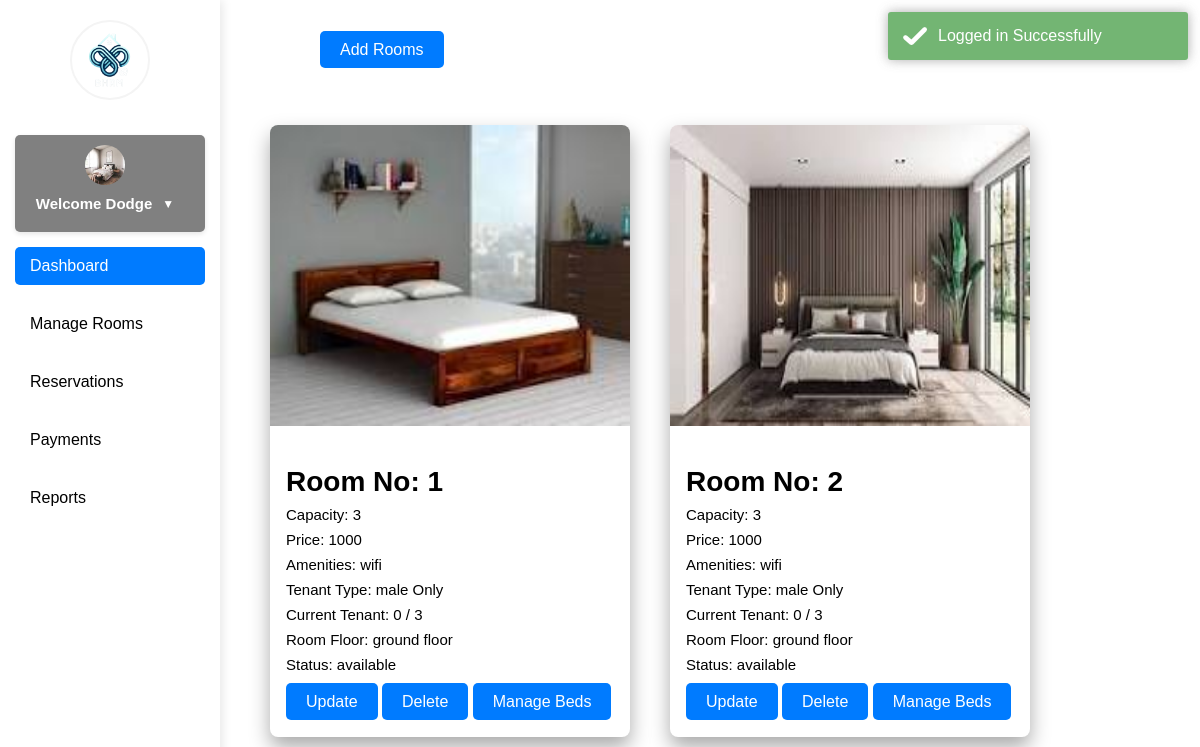
/manageroom.php (signed in), run on an earlier commit of the app's database.
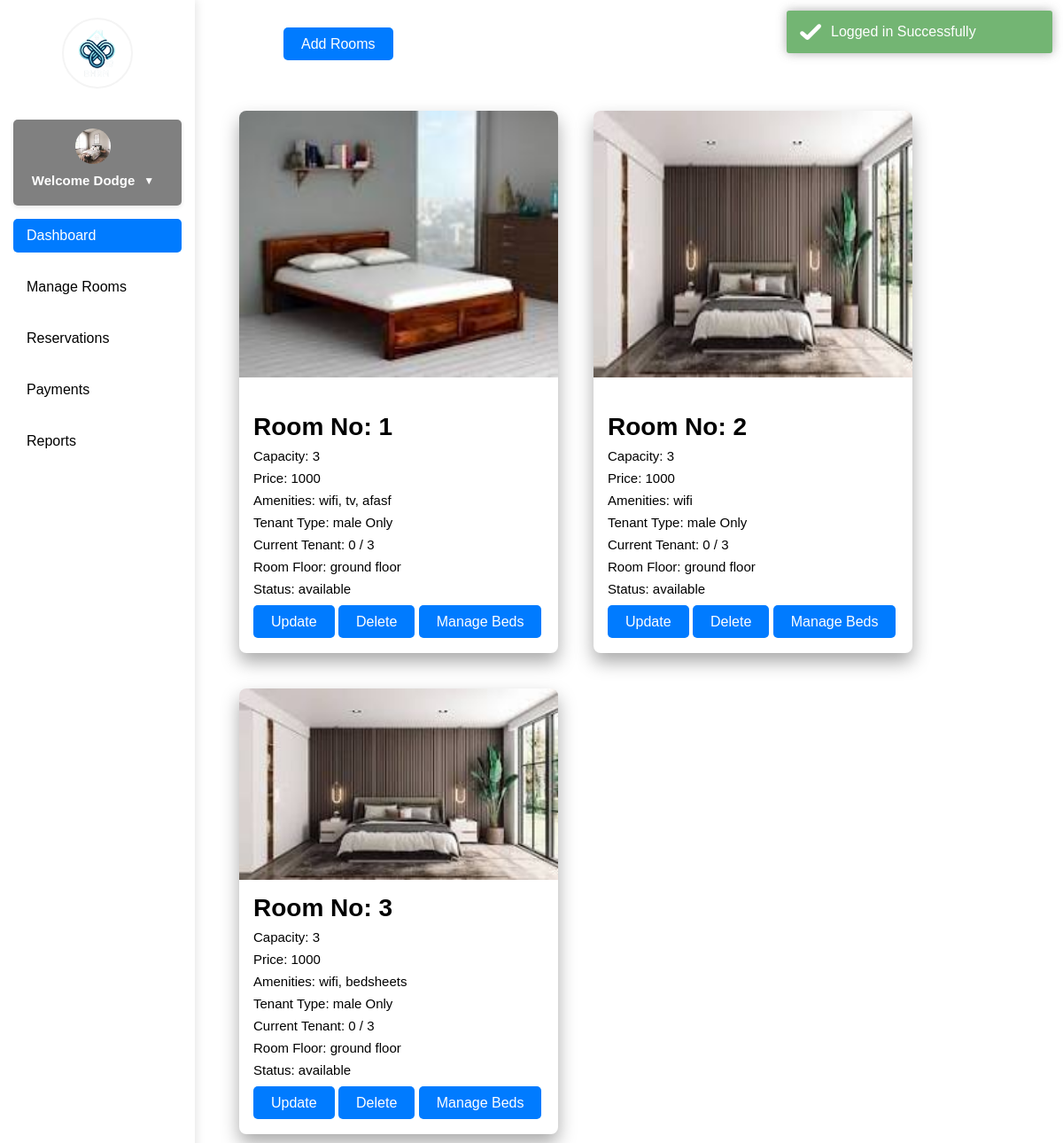
And on a later commit of the database.
### tables this page shows
CREATE TABLE `users` (
  `id` int(11) NOT NULL,
  `fname` varchar(50) NOT NULL,
  `lname` varchar(50) NOT NULL,
  `uname` varchar(50) NOT NULL,
  `pass` varchar(50) NOT NULL,
  `role` varchar(50) NOT NULL,
  `hname` varchar(255) NOT NULL
);

CREATE TABLE `rooms` (
  `id` int(11) NOT NULL,
  `room_no` int(255) NOT NULL,
  `capacity` int(255) NOT NULL,
  `current_tenant` int(255) NOT NULL,
  `amenities` varchar(255) NOT NULL,
  `tenant_type` varchar(255) NOT NULL,
  `room_floor` varchar(255) NOT NULL,
  `price` int(255) NOT NULL,
  `image` varchar(255) NOT NULL,
  `status` varchar(255) NOT NULL,
  `hname` varchar(255) NOT NULL,
  `owner` varchar(255) NOT NULL
);

### manageroom.php (the view, shortened to what this page needs)
<?php
require 'php/connection.php';
if(!empty($_SESSION["uname"]) && $_SESSION["role"] == 'landlord'){
    echo "
    <script src='jquery.min.js'></script>
    <link rel='stylesheet' href='toastr.min.css'/>
    <script src='toastr.min.js'></script>
    <script>
        $(document).ready(function() {
            // Check if the login message should be displayed
            " . (isset($_SESSION['login_message_displayed']) ? "toastr.success('Logged in Successfully');" : "") . "
        });
    </script>
    ";
}else{
    header('location: index.php');
}
?>
<!DOCTYPE html>
<html lang="en">
<head>
</head>
<body>
    <?php include 'navigationbar.php'; ?>
    <div class="section2">
        <div class="button">
            <a href='php/roomfunction.php' class='btn'>Add Rooms</a>
        </div>
    </div>
    <div class="section3">
        <?php
            $hname = $_SESSION['hname'];
            $query = "SELECT * FROM rooms WHERE hname = '$hname' order by room_no";
            $result = mysqli_query($conn, $query);
            if ($result && mysqli_num_rows($result) > 0) {
                while ($fetch = mysqli_fetch_assoc($result)) {
                    $id = $fetch['id'];
                    $roomno = $fetch['room_no'];
            ?>
            <div class="card">
                <img src="<?php echo $fetch['image']?>" width="20%" class="card-img-top" alt="Room Image">
                <div class="card-content">
                    <h5>Room No: <?php echo $fetch['room_no']?></h5>
                    <p>Capacity: <?php echo $fetch['capacity']?></p>
                    <p>Price: <?php echo $fetch['price']?></p>
                    <p>Amenities: <?php echo $fetch['amenities']?></p>
                    <p>Tenant Type:  <?php echo $fetch['tenant_type']?> Only </p>
                    <p>Current Tenant: <?php echo $fetch['current_tenant']; ?> / <?php echo $fetch['capacity']?> </p>
                    <p>Room Floor:  <?php echo $fetch['room_floor']?> </p>
                    <p>Status: <?php echo $fetch['status']?></p>
                    <div class="room-btn">
                        <a href='php/roomfunction.php?rupdate=<?php echo $id;?>' class='btn btn-warning'>Update</a>
                        <a href='php/roomfunction.php?rdelete=<?php echo $id;?>' class='btn btn-danger'>Delete</a>
                        <a href='managebeds.php?roomno=<?php echo $roomno;?>' class='btn btn-warning'>Manage Beds</a>
                    </div>
                </div>
            </div>
        <?php } } ?>
    </div>
</body>
</html>

### navigationbar.php (shortened to what this page needs)
<!DOCTYPE html>
<html lang="en">
<head>
</head>
<body>
    <?php
        if(!empty($_SESSION['uname'])){
            $uname = $_SESSION['uname'];
            $query = "select * from users where uname = '$uname'";
            $result = mysqli_query($conn, $query);
            $fetch = mysqli_fetch_assoc($result);
        }
    ?>
<!DOCTYPE html>
<html lang="en">
<head>
</head>
<body>
    <nav class="navbar">
        <a class="navbar-brand" href="#">
            <img src="/bhrm-main/images/logo.png" alt="Logo">
        </a>
        <ul class="nav-links">
        <div class="li-background">
            <li class="dropdown">
                <img src="/bhrm-main/beds/dfghdfh.jpg" alt="Profile">
            </li>
            <li class="dropdown">
                <div class="dropdown-toggle">
                    <span class="username"> Welcome <?php echo $fetch['fname']; ?></span>
                    <span>▼</span>
                </div>
            </li>
        </div>
            <li><a class="nav-link active" href="dashboard.php">Dashboard</a></li>
            <li><a class="nav-link" href="manageroom.php">Manage Rooms</a></li>
            <li><a class="nav-link" href="managereservation.php">Reservations</a></li>
            <li><a class="nav-link" href="payment.php">Payments</a></li>
            <li><a class="nav-link" href="reports.php">Reports</a></li>
        </ul>
    </nav>
</body>
</html>

### manageroom.php (style rules this page uses)
* { margin: 0; padding: 0; box-sizing: border-box; font-family: sans-serif; }
a { text-decoration: none; color: black; }
body { margin: 0; font-family: Arial, sans-serif; margin-left: 220px; }
.section2 { height: 100px; display: flex; justify-content: left; align-items: center; margin: 0px 100px; }
.btn { color: rgb(255, 255, 255); padding: 10px 20px; border-radius: 5px; font-size: 16px; cursor: pointer; background-color: #007bff; }
.section3 { height: auto; display: flex; border-radius: 10px; flex-wrap: wrap; padding-top: 5px; padding-left: 30px; padding-right: 30px; padding-bottom: 20px; }
.card { width: 360px; border-radius: 8px; overflow: hidden; box-shadow: 0px 10px 20px #aaaaaa; margin: 20px; display: flex; flex-direction: column; justify-content: space-between; padding-bottom: 10px; height: auto; }
.card img { width: 100%; height: 50%; }
.card-content { padding: 16px; }
.card-content h5 { font-size: 28px; margin-bottom: 8px; }
.card-content p { color: black; font-size: 15px; margin-bottom: 8px; }
.room-btn { margin-top: 20px; }

### navigationbar.php (style rules this page uses)
.navbar { position: fixed; top: 0; left: 0; height: 100%; width: 220px; background-color: white; padding: 20px 15px; display: flex; flex-direction: column; box-shadow: 2px 0 10px rgba(0, 0, 0, 0.1); z-index: 1000; }
.navbar-brand { text-align: center; margin-bottom: 20px; }
.navbar-brand img { width: 80px; height: 80px; border-radius: 50%; border: 2px solid #f4f4f4; transition: transform 0.3s ease; }
.nav-links { list-style: none; padding: 0; margin: 10px 0; display: flex; flex-direction: column; align-items: left; justify-content: center; gap: 10px; }
.nav-links li { margin-bottom: 10px; }
.nav-link { color: black; text-decoration: none; font-size: 16px; padding: 10px 15px; display: block; border-radius: 5px; transition: background-color 0.3s, color 0.3s; }
.nav-link:hover, .nav-link.active { background-color: #007bff; color: white; }
.dropdown { position: relative; display: flex; align-items: center; justify-content: center; }
.dropdown .username { font-weight: bold; font-size: 15px; }
.dropdown img { width: 40px; height: 40px; border-radius: 50%; cursor: pointer; margin-right: 10px; }
.li-background { background-color: gray; color: white; padding: 10px 15px; border-radius: 5px; margin: 5px 0; box-shadow: 0 2px 5px rgba(0, 0, 0, 0.1); font-size: 16px; transition: background-color 0.3s, color 0.3s; position: relative; }
.dropdown-toggle { display: flex; align-items: center; cursor: pointer; justify-content: space-between; }
.dropdown-toggle span { margin-left: auto; font-size: 12px; margin-right: 10px; }

What changed in the data, as far as the page shows it:
changed rooms: amenities "wifi" → "wifi, tv, afasf"
added rooms: image (picture), room_no "3", capacity "3", price "1000", amenities "wifi, bedsheets", tenant_type "male", current_tenant "0", room_floor "ground floor", status "available"
